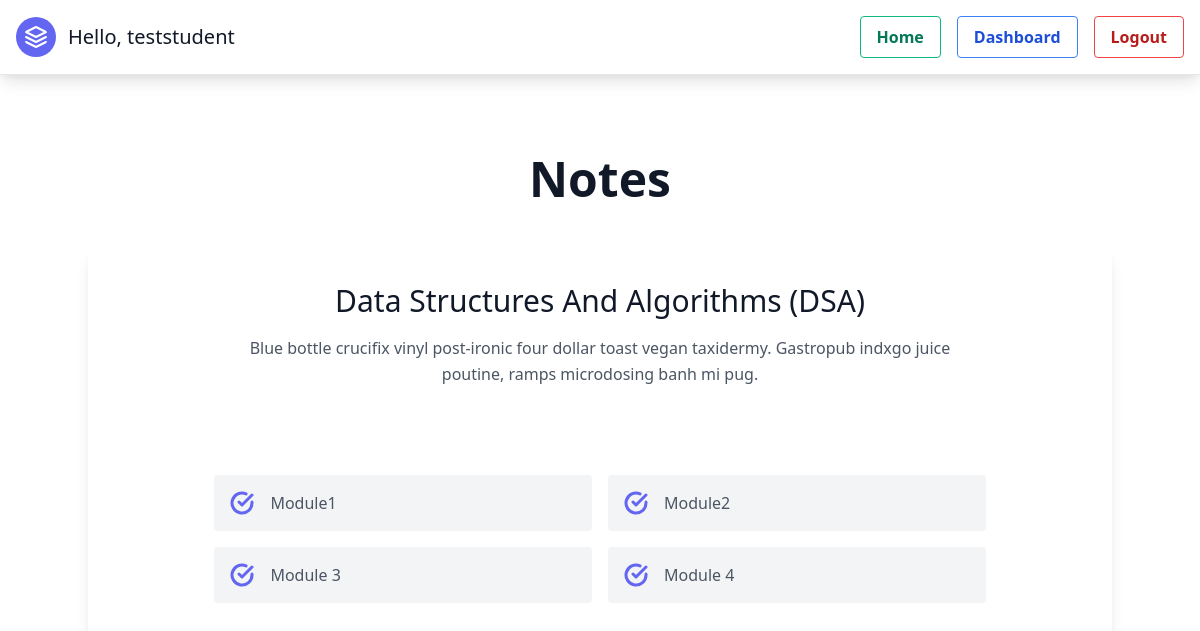
The page /idonno/Notes/ (signed in) on the database its author committed.
### attendence/models.py (models this page shows, shortened)
class Type(models.Model):
    image_url = models.CharField(max_length=800, null=True, blank=True)
    name = models.CharField(max_length=200, null=True, blank=True)

class Subject(models.Model):
    branc = (
        ('CSE','CSE'),
        ('ISE', 'ISE'),
        ('Civil', 'Civil'),
        ('ME', 'ME'),
        ('Aeronautical', 'Aeronautical'),
        ('ECE', 'ECE'),
        ('Aerospace', 'Aerospace'),
    )
    sem = (
        (1,1),(2,2),(3,3),(4,4),(5,5),(6,6),(7,7),(8,8),
    )
    sub = models.CharField(max_length=200, null=True, blank=True)
    sem = models.IntegerField(choices=sem, blank=True, null=True)
    branch = models.CharField(choices=branc, blank=True, null=True, max_length=200)

class Item(models.Model):
    sub = models.ForeignKey(Subject, on_delete=models.CASCADE, null=True)
    tyPe = models.ForeignKey(Type, on_delete=models.CASCADE)
    title = models.CharField(max_length=200, null=True, blank=True)
    ques_description = models.CharField(max_length=200, null=True, blank=True)
    document_ques = models.FileField(upload_to='tutorials/', null=True, blank=True)
    ans_description = models.CharField(max_length=200, null=True, blank=True)
    document_ans = models.FileField(upload_to='tutorials/', null=True, blank=True)

### attendence/views.py (the view)
# urls.py: path('idonno/<str:type_>/', views.idonno, name='idonno-page'),
def idonno(request, type_):
    student = Student.objects.get(user=request.user)
    subjects = Subject.objects.filter(sem=student.sem, branch=student.branch)
    items = Item.objects.filter(tyPe__name=type_)
    context = {
        'items':items,
        'subjects':subjects,
        'type':type_,
    }
    return render(request, 'attendence/idonno.html', context)

### attendence/templates/attendence/idonno.html
{% extends 'attendence/partials/base.html' %}
{% block content %}
<div class="flex flex-col text-center w-full mb-8 mt-20 ">
    <h1 class="sm:text-5xl text-5xl font-large title-font mb-4 text-gray-900"> <ul> <b>{{type}}</b> </ul> </h1>
  </div>
<section class="text-gray-600 body-font">
    {% for subject in subjects %}
    <div class="container px-5 py-8 mx-auto mb-20 shadow-lg">
        <div class="text-center mb-20">
        <h1 class="sm:text-3xl text-2xl font-medium text-center title-font text-gray-900 mb-4 capitalize">{{subject.sub}}</h1>
            <p class="text-base leading-relaxed xl:w-2/4 lg:w-3/4 mx-auto">Blue bottle crucifix vinyl post-ironic four dollar toast vegan taxidermy. Gastropub indxgo juice poutine, ramps microdosing banh mi pug.</p>
        </div>
        <div class="flex flex-wrap lg:w-4/5 sm:mx-auto sm:mb-2 -mx-2">
            {% for i in items %}
                {% if i.sub == subject %}
                <div class="p-2 sm:w-1/2 w-full">
                    <div class="bg-gray-100 rounded flex p-4 h-full items-center">
                        <svg fill="none" stroke="currentColor" stroke-linecap="round" stroke-linejoin="round" stroke-width="3" class="text-indigo-500 w-6 h-6 flex-shrink-0 mr-4" viewBox="0 0 24 24">
                            <path d="M22 11.08V12a10 10 0 11-5.93-9.14"></path>
                            <path d="M22 4L12 14.01l-3-3"></path>
                        </svg>
                        {% if i.ques_description == None %}
                            <span class="title-font font-medium">No Questions yet</span>
                        {% else %}
                            <a href="{{ i.document_ques.url }} " target=”_blank”><span class="title-font font-medium">{{i.ques_description}} </span></a>
                        {% endif %}
                    </div>
                </div>
                <div class="p-2 sm:w-1/2 w-full">
                    <div class="bg-gray-100 rounded flex p-4 h-full items-center">
                        <svg fill="none" stroke="currentColor" stroke-linecap="round" stroke-linejoin="round" stroke-width="3" class="text-indigo-500 w-6 h-6 flex-shrink-0 mr-4" viewBox="0 0 24 24">
                            <path d="M22 11.08V12a10 10 0 11-5.93-9.14"></path>
                            <path d="M22 4L12 14.01l-3-3"></path>
                        </svg>
                        {% if i.ans_description == None %}
                            <span class="title-font font-medium">Not available now ....</span>
                        {% else %}
                            <a href="{{ i.document_ans.url }} " target=”_blank”><span class="title-font font-medium">{{i.ans_description}} </span></a>
                        {% endif %}
                    </div>
                </div>
                {% endif %}
            {% endfor %}
        </div>
    </div>
    {% endfor %}
  </section>
{% endblock content %}

### attendence/templates/attendence/partials/navbar.html (shortened to what this page needs)
<!DOCTYPE html>
<html lang="en">
<head>
  <link rel="stylesheet" href="https://rsms.me/inter/inter.css">
</head>
  <header class="border-b md:flex md:items-center md:justify-between p-4 pb-0 shadow-lg md:pb-4">
    <a class="flex title-font font-medium items-center text-gray-900 mb-4 md:mb-0">
      <svg xmlns="http://www.w3.org/2000/svg" fill="none" stroke="currentColor" stroke-linecap="round" stroke-linejoin="round" stroke-width="2" class="w-10 h-10 text-white p-2 bg-indigo-500 rounded-full" viewBox="0 0 24 24">
        <path d="M12 2L2 7l10 5 10-5-10-5zM2 17l10 5 10-5M2 12l10 5 10-5"></path>
      </svg>
      <span class="ml-3 text-xl">Hello, {{request.user}}</span>
    </a>
    {% if user.is_authenticated %}
    <ul class="list-reset md:flex md:items-center">
        <li class="md:ml-4">
          {% if request.path in '/' %}
          <a href="{% url 'home-page' %}"><button class="bg-transparent hover:bg-green-500 text-green-700 font-semibold hover:text-white py-2 px-4 border border-green-500 hover:border-transparent rounded">
            Home
          </button></a>
          {% else %}
          <a href="{% url 'home-page' %}"><button class="bg-transparent hover:bg-green-500 text-green-700 font-semibold hover:text-white py-2 px-4 border border-green-500 hover:border-transparent rounded">
            Home
          </button></a>
          {% endif %}
        </li>
        <li class="md:ml-4">
          {% if '/dashboard' in request.path %}
          <a href="{% url 'dashboard-page' %}"><button class="bg-transparent hover:bg-blue-500 text-blue-700 font-semibold hover:text-white py-2 px-4 border border-blue-500 hover:border-transparent rounded">
            Dashboard
          </button></a>
          {% else %}
          <a href="{% url 'dashboard-page' %}"><button class="bg-transparent hover:bg-blue-500 text-blue-700 font-semibold hover:text-white py-2 px-4 border border-blue-500 hover:border-transparent rounded">
            Dashboard
          </button></a>
          {% endif %}
        </li>
        <li class="md:ml-4">
          <a href="{% url 'logout-page' %}"><button class="bg-transparent hover:bg-red-500 text-red-700 font-semibold hover:text-white py-2 px-4 border border-red-500 hover:border-transparent rounded">
            Logout
          </button></a>
        </li>
      </ul>
    {% endif %}
  </header>
</html>

### rows shown on the page
Type: name "Notes"
Subject: sub "Data Structures And Algorithms (DSA)"
Item: ques_description "Module1", ans_description "Module2"
Item: ques_description "Module 3", ans_description "Module 4"

### other values the page prints
{{ request.user }} "teststudent"
